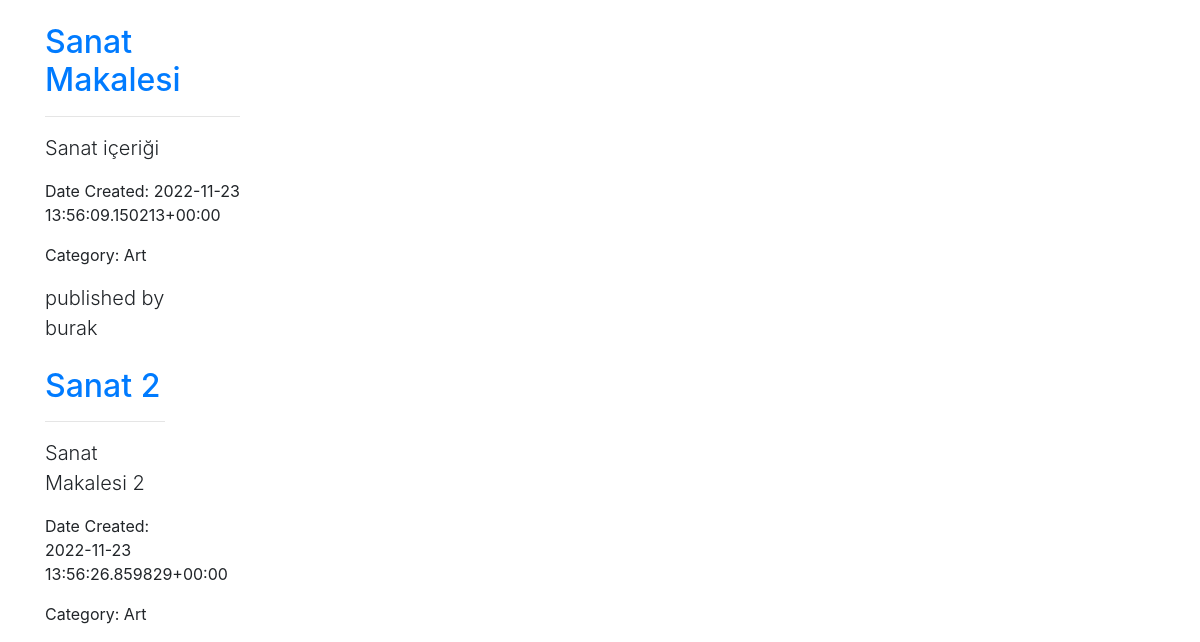
The app's page /articles/ (lower part), older data.
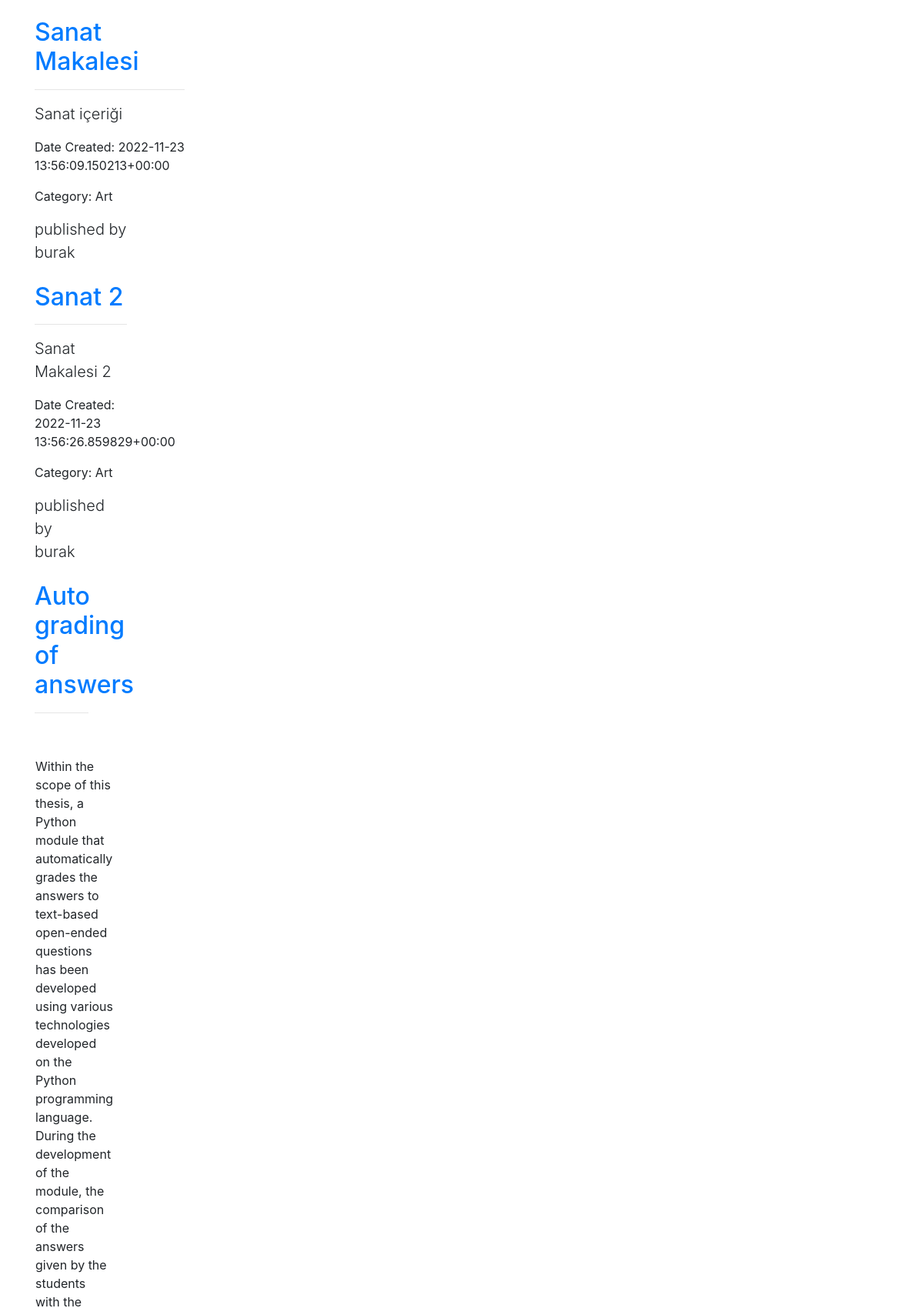
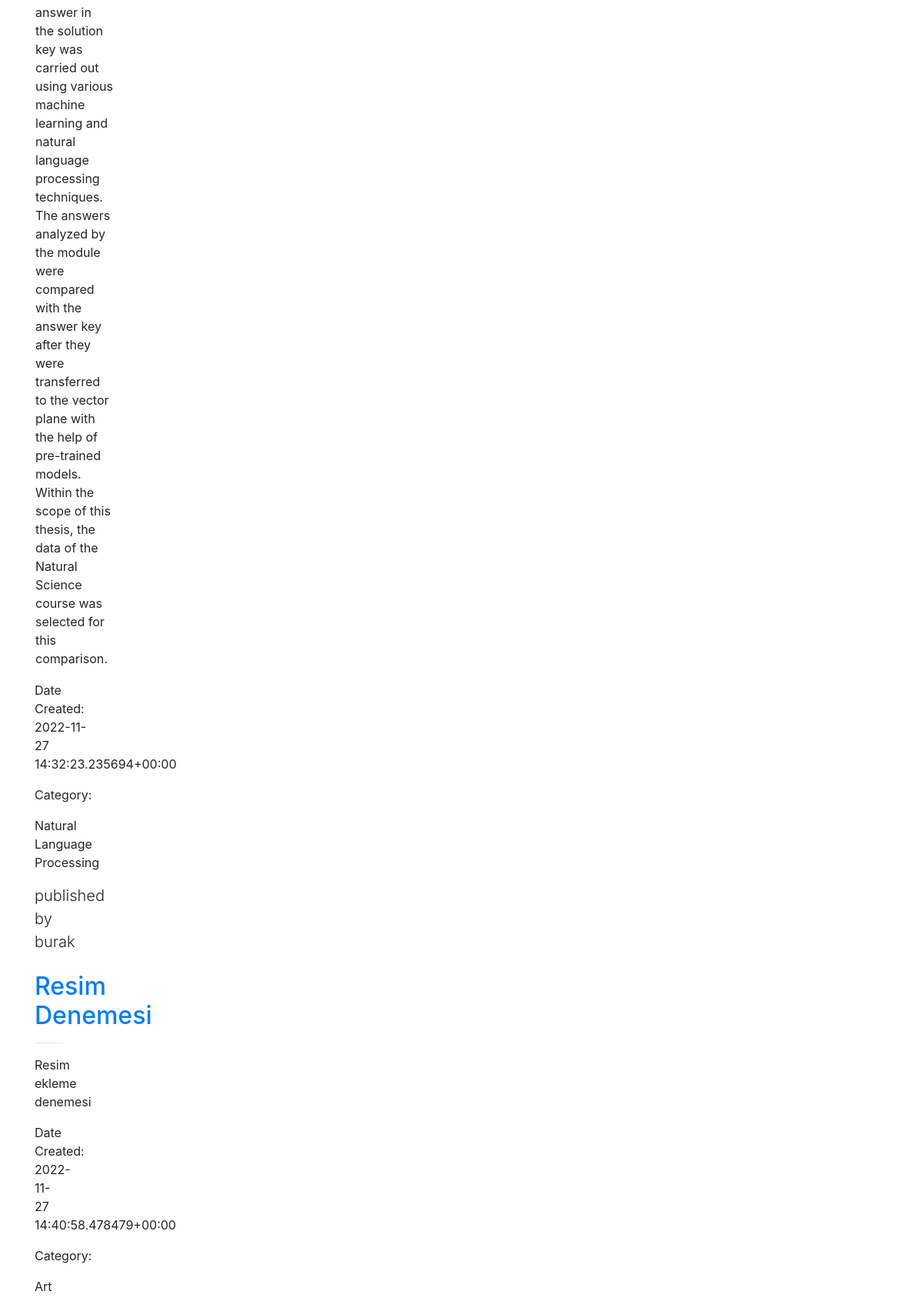
The same page, newer data (2 pictures, top to bottom).
### article/models.py (models this page shows, shortened)
class Article(models.Model):
    author = models.ForeignKey("auth.User",on_delete= models.CASCADE,verbose_name = "author ")
    title = models.CharField(max_length=50,verbose_name = "Title ")
    content = RichTextField()
    created_date = models.DateTimeField(auto_now_add=True)
    category = RichTextField()
    article_image = models.FileField(blank=True,null=True,verbose_name="Add photo to article")

### article/views.py (the view)
# urls.py: path('',views.articles,name = "articles"),
def articles(request):
    keyword = request.GET.get("keyword")
    if keyword:
        articles = Article.objects.filter(title__contains =keyword)
        return render(request=request,template_name="articles.html",context={"articles":articles})
    articles = Article.objects.all()
    return render(request=request,template_name="articles.html",context={"articles":articles})

### templates/articles.html (shortened to what this page needs)
{% extends 'layout.html' %}
{% block body %}
{% if articles %}
{% for article in articles %}
<div class="row">
    <div class="col-lg-8">
      <p class="lead">
        published by {{article.author.username}}
      </p>
<a href="{% url 'article:detail' article.id %}"><h2 class="mt-4">{{article.title}}</h2></a>
      <hr>
      <p class="lead">
        {{article.content|safe}}
    </p>
    <p>Date Created: {{article.created_date|safe}}</p>
    <p>Category: {{article.category|safe}}</p>
{% endfor %}
{% else %}
<div class = "alert alert-danger">
    No articles
</div>
{% endif %}
{% endblock body %}

Row changes from the older to the newer data that the page shows:
added Article: author.username "burak", title "Auto grading of answers", content "Within the scope of this thesis, a Python module that automatically grades the answers to text-based open-ended questions has been developed using various technologies developed on the Python programming language. During the development of the module, the comparison of the answers given by the students with the answer in the solution key was carried out using various machine learning and natural language processing techniques. The answers analyzed by the module were compared with the answer key after they were transferred to the vector plane with the help of pre-trained models. Within the scope of this thesis, the data of the Natural Science course was selected for this comparison.", created_date "2022-11-27 14:32:23.235694+00:00", category "Natural Language Processing"
added Article: author.username "burak", title "Resim Denemesi", content "Resim ekleme denemesi", created_date "2022-11-27 14:40:58.478479+00:00", category "Art"
